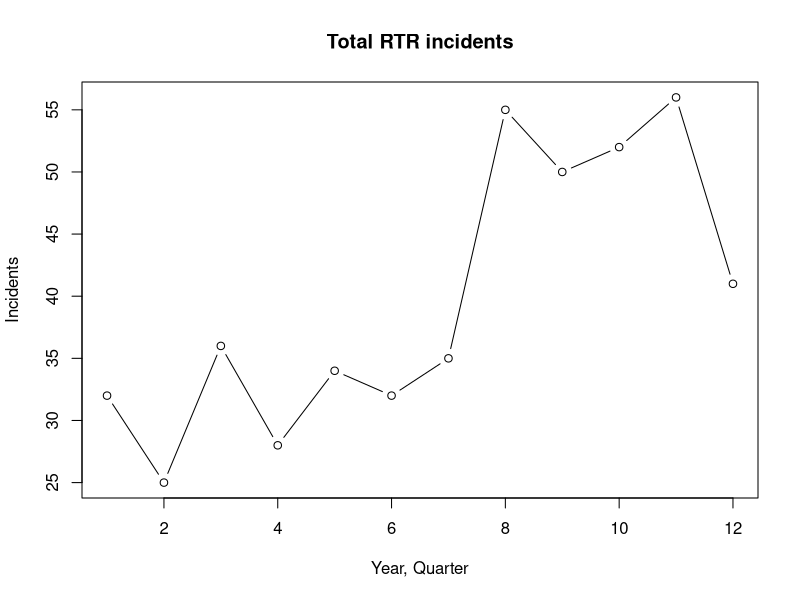
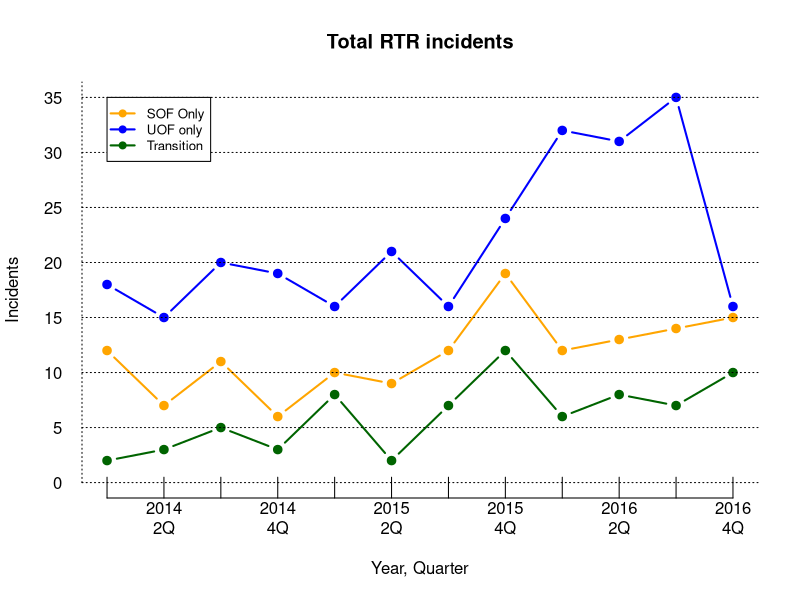
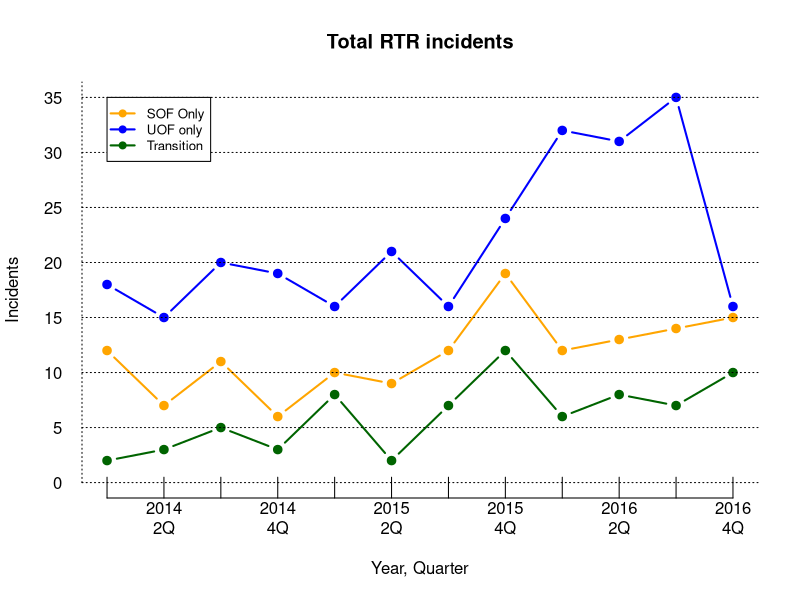

These figures' R source, in order:
# Continuing to work with the RTR data
library(readr)
df <- read_csv("dfCrime.csv")

# notice we loaded in the version of the data with the years column
# Let's get the colummn names and summary data
names(df)
summary(df)

# let's start with a basic line chart
plot(df$Total_RTR_incidents, type="b",
     xlab = "Year, Quarter", 
     ylab = "Incidents",
     main = "Total RTR incidents")

# right off the bat, there's a problem with the 
# year, quarter labels. it's taking the index number
# of the row and we can't assign labels in the basic plot
# We also can't set x and y ranges

# To overcome this, we have to build the chart
# in steps

# first we set the x and y range
# x range equal the number of rows in Year_Quarter
# NROW all caps counts those

xrange <- range(1,NROW(df$Year_Quarter))
xrange
# then we need the greater of either SOF, UOF or Transitions
# Range finds that for us
yrange <- range(0,df$SOF_only,df$UOF_only,df$Total_transitions)
yrange

# set up the plot with x and y range, n = no chart type
# and axes = false
plot(xrange, yrange, type="n", axes=FALSE,
     xlab = "Year, Quarter", ylab = "Incidents",
     main = "Total RTR incidents")

# add the lines individually
# line type is b, or lines and dots
# pch is a filled dot, lwd is line size of 2 (1 is default)
lines(df$SOF_only, type = "b", pch=19, col = "orange", lwd=2)
lines(df$UOF_only, type = "b", pch=19, col = "blue", lwd=2)
lines(df$Total_transitions, type = "b", pch=19, col = "darkgreen", lwd=2)

# now add the axis - x first (1)
# las = 1 (labels horizontal)
# at is the number of ticks, which is the second number in
# xrange. So ticks from 1 to 12
axis(1, las=1, at=1:xrange[2], 
     tck = .05, # set the ticks to be inside plot
     # Since we're creating custom labels, we need 12 of them
     # so "" at 1, then 2014 2Q and etc
     # notice we can split the lines with \n
     # and the x label adjusts down to accomodate
     lab=c("","2014\n2Q","","2014\n4Q","","2015\n2Q","","2015\n4Q","","2016\n2Q","","2016\n4Q") )
# for our y axis, set it to count by 5 for the range
# of yrange. LAS labels horizontal. ticks all the way 
# across (1) and the line type as dots lty=3
axis(2, las=1, at=5*0:yrange[2], tck = 1, lty=3)

# Create a legend at top, left (x=1, y=yrange)
# (cex) makes it 80% of the base size
legend(1, yrange[2], c("SOF Only","UOF only", "Transition"), 
       cex=0.8, col=c("Orange","blue","darkgreen"), pch=19, lwd=2)

#----Set up plot for print and online --------
dev.cur()
# note that we had to make the width wider than 4
# to accomodate the x labels
#pdf(file="myplotLines.pdf", width = 6, height = 4) 
png(filename = "myplotlines.png",width = 600, height = 400, units = "px")
#-----Insert plot here -------------

plot(xrange, yrange, type="n", axes=FALSE,
     xlab = "Year, Quarter", ylab = "Incidents",
     main = "Total RTR incidents")
lines(df$SOF_only, type = "b", pch=19, col = "orange", lwd=2)
lines(df$UOF_only, type = "b", pch=19, col = "blue", lwd=2)
lines(df$Total_transitions, type = "b", pch=19, col = "darkgreen", lwd=2)
axis(1, las=1, at=1:xrange[2], tck = .05, lab=c("","2014\n2Q","","2014\n4Q","","2015\n2Q","","2015\n4Q","","2016\n2Q","","2016\n4Q") )
axis(2, las=1, at=5*0:yrange[2], tck = 1, lty=3)
legend(1, yrange[2], c("SOF Only","UOF only", "Transition"), 
       cex=0.8, col=c("Orange","blue","darkgreen"), pch=19, lwd=2)


#----- End plot --------------
dev.off() 
